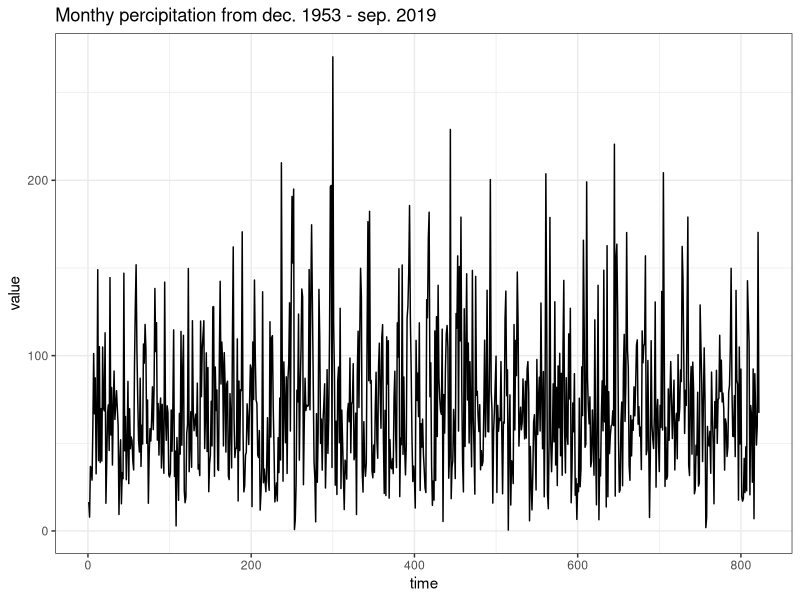

The R source for this figure: (Note: this script raises an error after producing the figure.)
library("GGally")
weather_data_org <- read.csv(file = "weather_data.csv")
weather_data <- weather_data_org
n_weather_org <- dim(weather_data)[1]
ggplot(data = weather_data, aes(x = seq(n_weather_org), y = value)) +
  geom_line() +
  theme_bw() +
  xlab("time") + 
  ggtitle("Monthy percipitation from dec. 1953 - sep. 2019")
head(weather_data, n = 20L)

weather_data[c("year", "month", "date_time")] <- do.call(rbind, strsplit(weather_data$referenceTime, "-"))
weather_data <- subset(weather_data, select = -c(referenceTime, date_time))
weather_data <- weather_data[(weather_data$year > electricity_production_data$year[1]),]
row.names(weather_data) <- NULL
n_weather <- dim(weather_data)[1]
n_weather
head(weather_data)

electricity_production_data = read.csv(file = "electricity_production_data.csv")
n_electricity = dim(electricity_production_data)[1]
dim(electricity_production_data)[1]
ggplot(data = electricity_production_data, aes(x = seq(n_electricity), y = value)) +
  geom_line() +
  theme_bw() + 
  xlab("time") +
  ggtitle("Monthly electricity production from 1993 - 2011")

electricity_production_data[c("year", "month")] <- do.call(rbind, strsplit(electricity_production_data$måned, "M"))
electricity_production_data <- subset(electricity_production_data, select = -c(måned))

ggplot(data = NULL, aes(x = seq(n_electricity))) +
  geom_line(data = weather_data[1:n_electricity,], aes(y = scale(value)), col = "red") +
  geom_line(data = electricity_production_data, aes(y = scale(value)), col = "blue") +
  theme_bw() + 
  xlab("time") 
